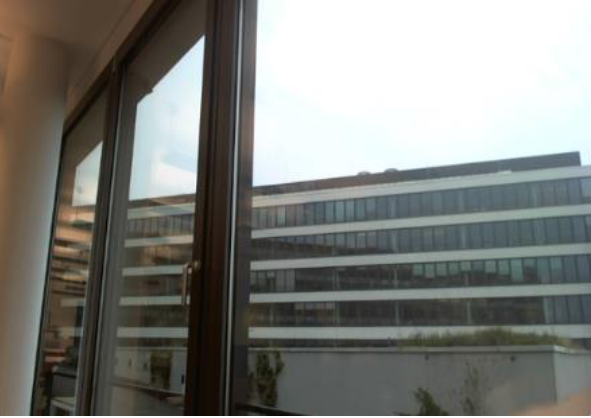
//> input picture BT_TUAN1/NoHand.png, 591 x 418 px
$ ./BT1   (built with g++ and OpenCV 4)
//> lines starting //> are read from the running program, lines starting //| are printed output that depends on the picture; after the words box and inside, x2 and y2 are one past the last pixel; in counts of white or black regions, pixels touching at a corner belong together
#include <opencv2/opencv.hpp>
#include <stdio.h>
#include <fstream>
#include <math.h>
using namespace cv;
using namespace std;
int main()
{
    // ofstream fhand("Hand.txt");
    // ofstream fnohand("NoHand.txt");

    Mat BackGround = imread("NoHand.png");
//> BackGround is the input picture: 418 rows x 591 cols, CV_8UC3; mean B, G, R 122.6, 127.3, 126.4
    Mat Hand = imread("Hand.png");
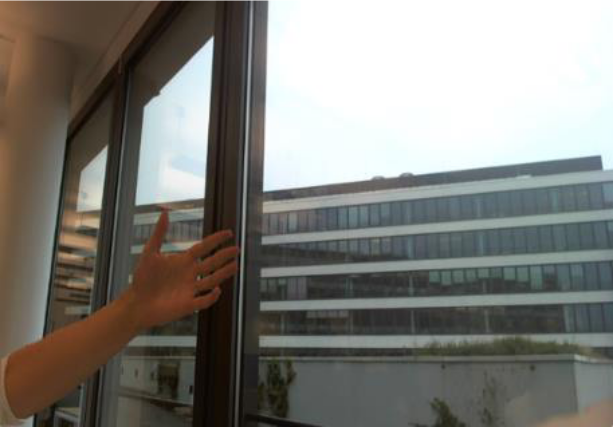
//> input picture BT_TUAN1/Hand.png, 614 x 427 px
//> Hand is the input picture: 427 rows x 614 cols, CV_8UC3; mean B, G, R 120.6, 126.1, 127.6
    resize(Hand, Hand, Size(600, 420), INTER_LINEAR);
//> Hand: 420 rows x 600 cols, CV_8UC3
    resize(BackGround, BackGround, Size(600, 420), INTER_LINEAR);
//> BackGround: 420 rows x 600 cols, CV_8UC3
    Mat diffImage, final;
    absdiff(Hand, BackGround, diffImage);
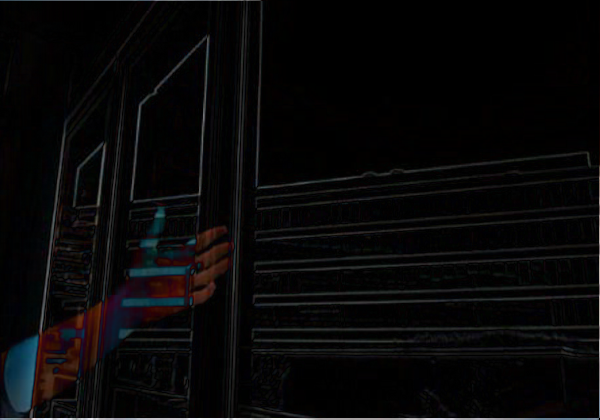
//> diffImage: 420 rows x 600 cols, CV_8UC3; mean B, G, R 8.2, 7.7, 8.3
    //medianBlur(diffImage,diffImage,5);
    //GaussianBlur(diffImage, diffImage, Size(3, 3), 0);
    Mat Mask = Mat::zeros(diffImage.rows, diffImage.cols, CV_8UC1);
    float threshold_0 = 30.0f;

    for (int i = 0; i < diffImage.rows; ++i)
        for (int j = 0; j < diffImage.cols; ++j)
        {
            Vec3b pix = diffImage.at<Vec3b>(i, j);
            if (sqrt(pix[0] * pix[0] + pix[1] * pix[1] + pix[2] * pix[2]) > threshold_0)
                Mask.at<unsigned char>(i, j) = 255;
        }
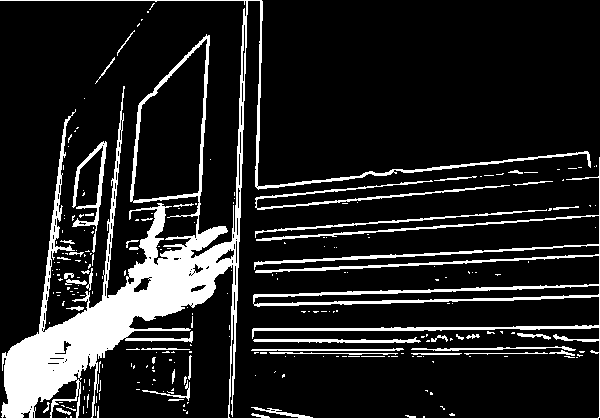
//> Mask: 420 rows x 600 cols, CV_8UC1; 14.3% white; 243 white regions (201 under 20 px), largest, box (x1, y1, x2, y2) and area: (0, 0, 600, 420) 29711, (255, 180, 510, 210) 914, (72, 141, 107, 253) 784
    ofstream fo("Diff.txt");
    // fo <<"DIff"<< diffImage<<endl;
    // fo <<"MASK"<<Mask <<endl;
    // cvtColor(diffImage,final ,COLOR_RGB2GRAY);
    threshold(final, final, 0, 255, 0);
    GaussianBlur(Mask,Mask,Size(3,3),4);
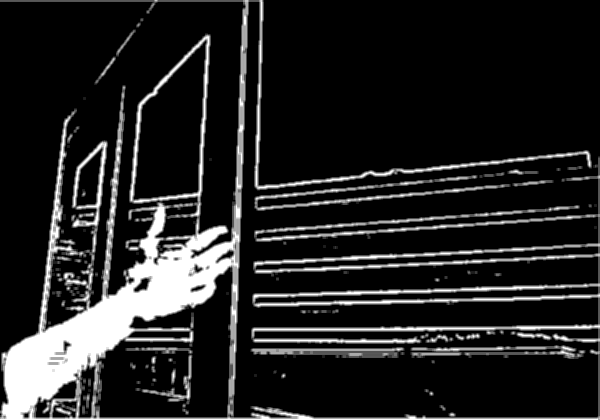
//> Mask: 420 rows x 600 cols, CV_8UC1; 16.38% of pixels changed, all inside (x1, y1, x2, y2) = (0, 0, 600, 420)
    // imshow("final",final);
    imshow("mask", Mask);
    waitKey(0);
    // [4 lines of commented-out code are left out]
}
